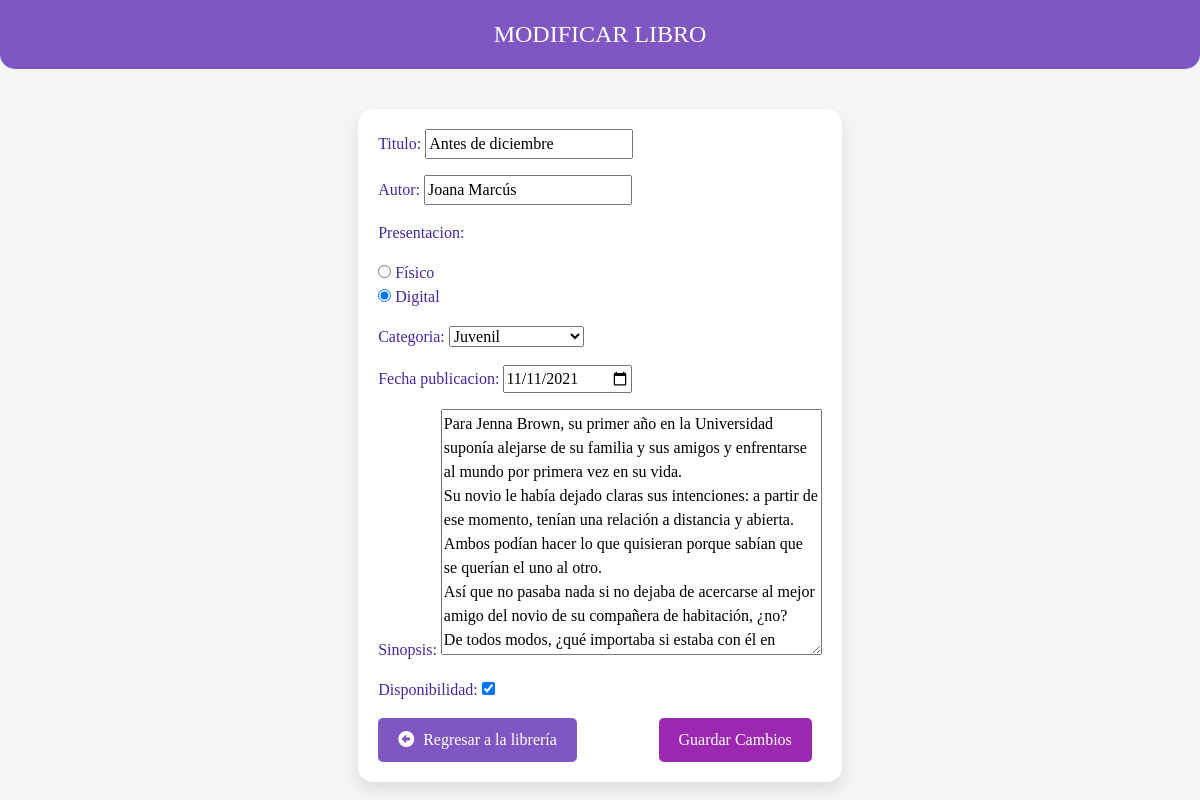
/modificar_libro/9/, run on an earlier commit of the app's database.
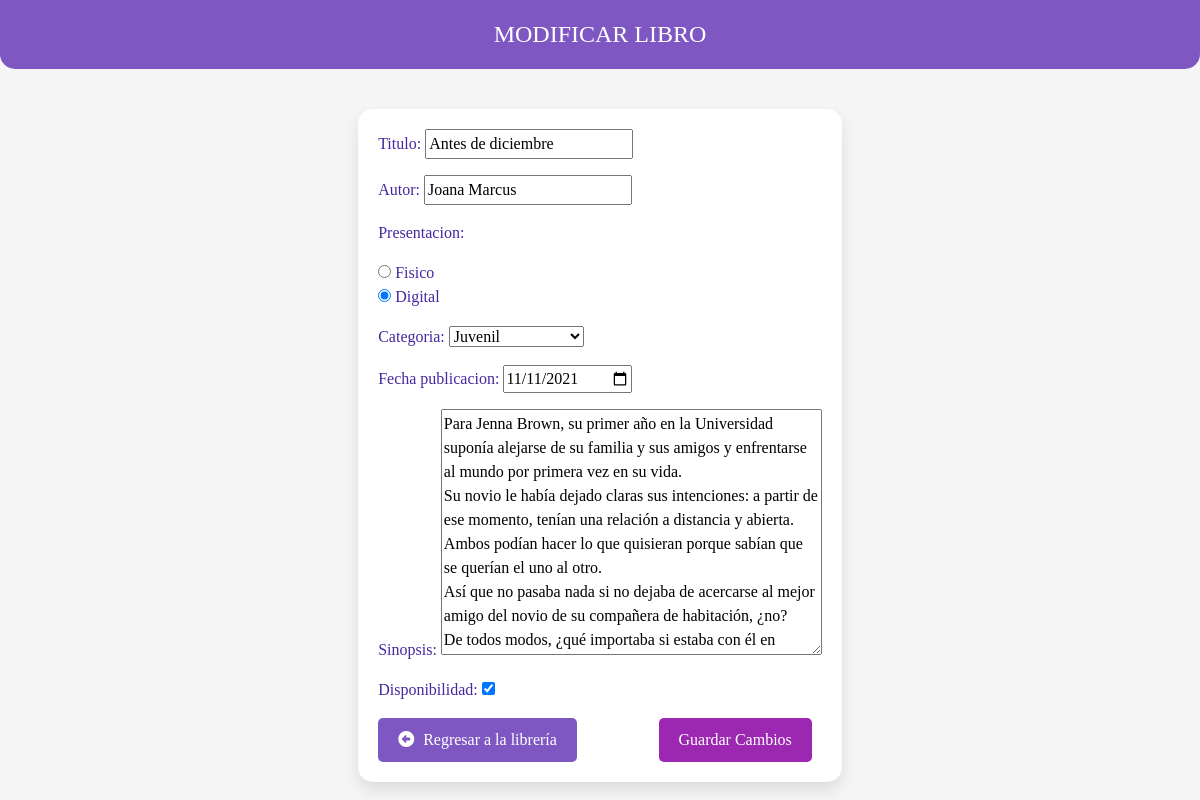
And on a later commit of the database.
### personas/models.py (models this page shows, shortened)
class Libro(models.Model):
    titulo = models.CharField(max_length=100)
    autor = models.CharField(max_length=20)
    Presentacion = models.ForeignKey(Presentacion, on_delete=models.SET_NULL, null=True)
    Categoria = models.ForeignKey(Categoria, on_delete=models.SET_NULL, null=True)
    fecha_publicacion = models.DateField()
    sinopsis = models.TextField()
    disponibilidad = models.BooleanField(default=True)

class Presentacion(models.Model):
    Presentacion = models.CharField(max_length=20,  null=True)
    def __str__(self):
        return f'{self.Presentacion} '

class Categoria (models.Model):
    Categoria = models.CharField(max_length=50,  null=True)
    def __str__(self):
        return f'{self.Categoria} '

### personas/views.py (the view)
# urls.py: path('modificar_libro/<int:id>/', modificar_libro, name='modificar_libro'),
def modificar_libro(request, id):
    pagina = loader.get_template('modificar_libro.html')
    libro = get_object_or_404(Libro, pk=id)
    if request.method == 'GET':
        form = LibroForm(instance=libro)
    elif request.method == 'POST':
        form = LibroForm(request.POST, instance=libro)
        if form.is_valid():
            form.save()
            return redirect('libreria')
    datos = {'form': form}
    return HttpResponse(pagina.render(datos, request))

### personas/forms.py
class LibroForm(forms.ModelForm):
    class Meta:
        model = Libro
        fields =  [ 'titulo', 'autor', 'Presentacion','Categoria', 'fecha_publicacion', 'sinopsis', 'disponibilidad']
        widgets = {
            'fecha_publicacion': forms.DateInput(attrs={'type': 'date'}),
            'Presentacion': forms.RadioSelect(attrs={'class': 'radio-button-highlight'}),
        }

### personas/templates/modificar_libro.html (shortened to what this page needs)
<!DOCTYPE html>
<html lang="en">
<head>
    {% load static %}
    <link href="{% static 'fontawesomefree/css/fontawesome.css' %}" rel="stylesheet" type="text/css">
    <link href="{% static 'fontawesomefree/css/brands.css' %}" rel="stylesheet" type="text/css">
    <link href="{% static 'fontawesomefree/css/solid.css' %}" rel="stylesheet" type="text/css">
    <link href="https://cdn.jsdelivr.net/npm/bootstrap@5.3.2/dist/css/bootstrap.min.css" rel="stylesheet">
</head>
<body>
    <div class="header">
        <h1 class="header-title">Modificar Libro</h1>
    </div>
    <form method="POST" class="book-info">
        <table>{{ form.as_p }}</table>
        <div style="display: flex; justify-content: space-between;">
            <a href="{% url 'libreria' %}" class="back-button"> <i class="fa-solid fa-arrow-alt-circle-left"></i> Regresar a la librería </a>
            <input type="submit" value="Guardar Cambios" class="btn">
        </div>
    </form>
</body>
</html>

### personas/templates/modificar_libro.html (style rules this page uses)
body { background-color: #f5f5f5; color: #4527a0; font-family: Times New Roman, sans-serif; display: flex; flex-direction: column; align-items: center; justify-content: center; min-height: 100vh; margin: 0; }
.header { background-color: #7e57c2; color: white; padding: 20px; text-align: center; border-bottom-left-radius: 15px; border-bottom-right-radius: 15px; margin-bottom: 20px; width: 100%; text-transform: uppercase; }
.header-title { margin: 0; font-size: 1.5em; }
.book-info { max-width: 600px; background-color: #ffffff; border-radius: 15px; box-shadow: 0 8px 16px rgba(0, 0, 0, 0.1); padding: 20px; margin: 20px auto; }
input[type="submit"] { background-color: #9c27b0; color: white; padding: 10px 20px; border: none; border-radius: 5px; cursor: pointer; margin-right: 10px; }
.back-button { display: inline-block; background-color: #7e57c2; color: white; padding: 10px 20px; border-radius: 5px; text-decoration: none; }
.back-button i { color: white; margin-right: 5px; }

What changed in the data, as far as the page shows it:
changed Libro "Antes de diciembre": autor "Joana Marcús" → "Joana Marcus"
changed Presentacion: Presentacion "☐ Físico ☑ Digital" → "☐ Fisico ☑ Digital"
Also different on the page:
text no longer shown: "Titulo: Autor: Presentacion: Físico Digital Categoria: Fecha publicacion: Sinopsis: Disponibilidad:"
text now shown: "Titulo: Autor: Presentacion: Fisico Digital Categoria: Fecha publicacion: Sinopsis: Disponibilidad:"
